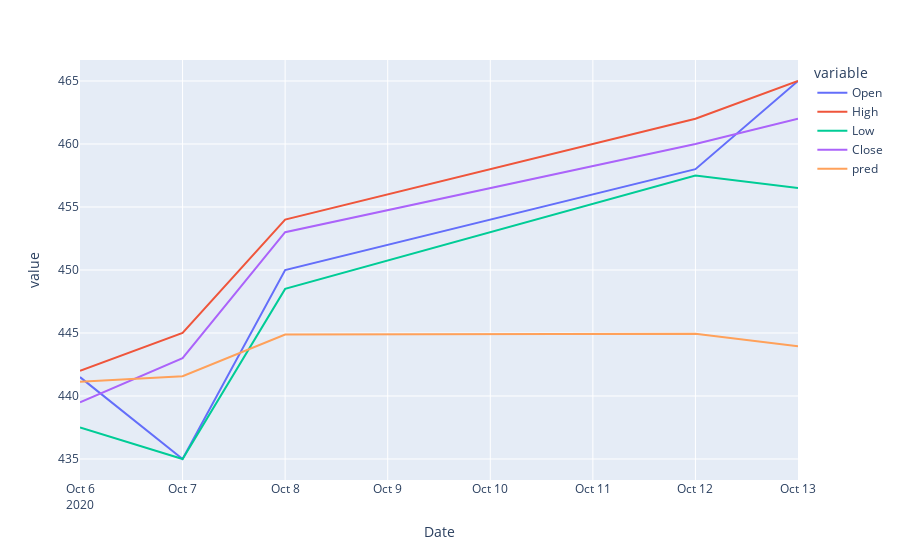

The notebook cell this image was saved under:
### Code cell
ex.line(test[['Open','High','Low','Close','pred']])

### Figure 1 — Plotly figure (JSON) as saved in the notebook; plotly's stock layout.template omitted (floating-point values rounded to 4 significant figures)
{"data": [{"hovertemplate": "variable=Open<br>Date=%{x}<br>value=%{y}<extra></extra>", "legendgroup": "Open", "line": {"color": "#636efa", "dash": "solid"}, "mode": "lines", "name": "Open", "orientation": "v", "showlegend": true, "type": "scatter", "x": ["2020-10-06T00:00:00", "2020-10-07T00:00:00", "2020-10-08T00:00:00", "2020-10-12T00:00:00", "2020-10-13T00:00:00"], "xaxis": "x", "y": [441.5, 435, 450, 458, 465], "yaxis": "y"}, {"hovertemplate": "variable=High<br>Date=%{x}<br>value=%{y}<extra></extra>", "legendgroup": "High", "line": {"color": "#EF553B", "dash": "solid"}, "mode": "lines", "name": "High", "orientation": "v", "showlegend": true, "type": "scatter", "x": ["2020-10-06T00:00:00", "2020-10-07T00:00:00", "2020-10-08T00:00:00", "2020-10-12T00:00:00", "2020-10-13T00:00:00"], "xaxis": "x", "y": [442, 445, 454, 462, 465], "yaxis": "y"}, {"hovertemplate": "variable=Low<br>Date=%{x}<br>value=%{y}<extra></extra>", "legendgroup": "Low", "line": {"color": "#00cc96", "dash": "solid"}, "mode": "lines", "name": "Low", "orientation": "v", "showlegend": true, "type": "scatter", "x": ["2020-10-06T00:00:00", "2020-10-07T00:00:00", "2020-10-08T00:00:00", "2020-10-12T00:00:00", "2020-10-13T00:00:00"], "xaxis": "x", "y": [437.5, 435, 448.5, 457.5, 456.5], "yaxis": "y"}, {"hovertemplate": "variable=Close<br>Date=%{x}<br>value=%{y}<extra></extra>", "legendgroup": "Close", "line": {"color": "#ab63fa", "dash": "solid"}, "mode": "lines", "name": "Close", "orientation": "v", "showlegend": true, "type": "scatter", "x": ["2020-10-06T00:00:00", "2020-10-07T00:00:00", "2020-10-08T00:00:00", "2020-10-12T00:00:00", "2020-10-13T00:00:00"], "xaxis": "x", "y": [439.5, 443, 453, 460, 462], "yaxis": "y"}, {"hovertemplate": "variable=pred<br>Date=%{x}<br>value=%{y}<extra></extra>", "legendgroup": "pred", "line": {"color": "#FFA15A", "dash": "solid"}, "mode": "lines", "name": "pred", "orientation": "v", "showlegend": true, "type": "scatter", "x": ["2020-10-06T00:00:00", "2020-10-07T00:00:00", "2020-10-08T00:00:00", "2020-10-12T00:00:00", "2020-10-13T00:00:00"], "xaxis": "x", "y": [441.1, 441.6, 444.9, 444.9, 444.0], "yaxis": "y"}], "layout": {"legend": {"title": {"text": "variable"}, "tracegroupgap": 0}, "margin": {"t": 60}, "xaxis": {"anchor": "y", "domain": [0, 1], "title": {"text": "Date"}}, "yaxis": {"anchor": "x", "domain": [0, 1], "title": {"text": "value"}}}}
